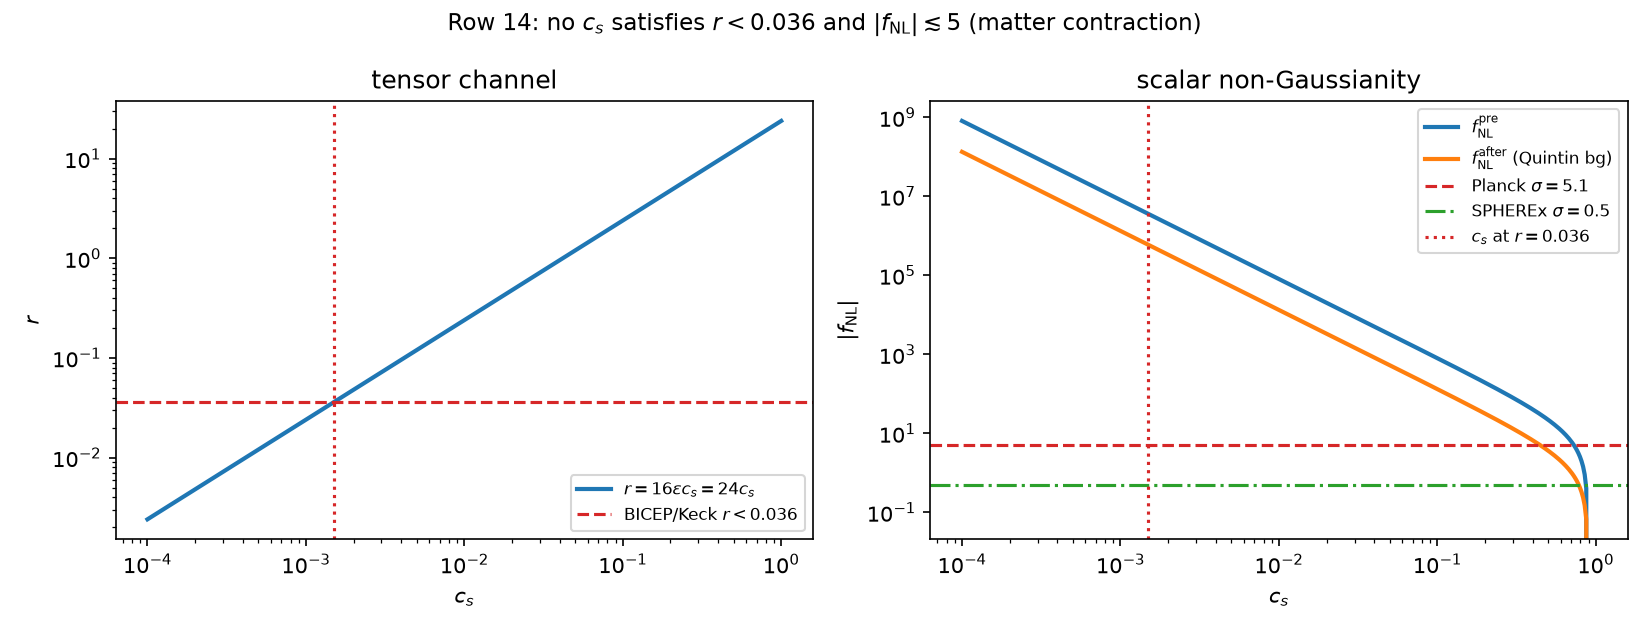

Write the Python code that produced this figure.
#!/usr/bin/env python3
# -*- coding: utf-8 -*-
"""
row14_cs_window.py -- NEXT_SCIENCE_LEDGER row 14.

Joint dependence of the tensor-to-scalar ratio r and the squeezed local f_NL on the
scalar sound speed c_s of a matter-dominated contraction, and the c_s window (if any)
in which r < 0.036 while f_NL stays observationally acceptable.

Conventions (8 pi G = 1, M_Pl = 1, conformal time eta < 0, a ~ (-eta)^q, q = 2/(1+3w)):
  scalar   S2 = (1/2) int z^2 [ zeta'^2 - c_s^2 (d zeta)^2 ],  z^2 = a^2(rho+p)/(c_s^2 H^2) = 2 a^2 eps / c_s^2
           v = z zeta,  v'' + (c_s^2 k^2 - z''/z) v = 0,  BD: v -> e^{-i c_s k eta}/sqrt(2 c_s k)
  tensor   mu_T = (a/2) h_lambda (per polarisation), c_T = 1,
           mu_T'' + (k^2 - a''/a) mu_T = 0,  BD: mu_T -> e^{-i k eta}/sqrt(2k)
  P_h = 2 (k^3/2pi^2) 4 |mu_T|^2 / a^2 ,  P_zeta = (k^3/2pi^2) |v|^2 / z^2 ,  r = P_h/P_zeta.

Nothing is tuned.  Every number in the .md comes from this file.
Author: BigBounce Track-A3 row14_cs_window lane, 2026-09-04.
"""
from __future__ import annotations
import json, sys, time
from pathlib import Path
import numpy as np
import sympy as sp

HERE = Path(__file__).resolve().parent
sys.path.insert(0, str(HERE.parent.parent / "cubic_bounce_transmission"))
import a2_transmission_linear as A2  # noqa: E402

LOG = HERE / "row14_cs_window.log"
T0 = time.time()
R: dict = {"task": "NEXT_SCIENCE_LEDGER row 14 -- the c_s window in (r, f_NL) for the "
                   "matter-dominated contraction", "date": "2026-09-04"}


def log(m: str) -> None:
    print(m)
    with open(LOG, "a") as f:
        f.write(m + "\n")


# =====================================================================
# [A] analytic r(c_s, eps) for a general contracting power law
# =====================================================================
def analytic_r():
    """r = 16 eps c_s^{2 nu - 2} with nu = q - 1/2, from the exact H_nu mode functions.
    NOT assumed from the inflationary formula: derived from the small-argument limit of
    v = sqrt(-eta) H_nu^(1)(-c_s k eta) with the c_s-dependent BD normalisation."""
    cs, eps, k, q = sp.symbols('c_s epsilon k q', positive=True)
    nu = q - sp.Rational(1, 2)
    eta = sp.Symbol('eta', negative=True)
    # |v|^2 -> (-eta)(pi/4)(Gamma(nu)/pi)^2 (2/(-c_s k eta))^{2 nu}  (BD-normalised, x << 1)
    v2 = (-eta) * (sp.pi / 4) * (sp.gamma(nu) / sp.pi) ** 2 * (2 / (-cs * k * eta)) ** (2 * nu)
    mu2 = v2.subs(cs, 1)
    a = sp.Symbol('a', positive=True)
    z2 = 2 * a**2 * eps / cs**2
    P_zeta = (k**3 / (2 * sp.pi**2)) * v2 / z2
    P_h = 2 * (k**3 / (2 * sp.pi**2)) * 4 * mu2 / a**2
    r_gen = sp.simplify(sp.powsimp(sp.simplify(P_h / P_zeta), force=True))
    r_dust = sp.simplify(r_gen.subs(q, 2))                      # dust: q = 2, nu = 3/2
    # independent route: exact q=2 mode functions |v|^2 = (1 + 1/(c_s k tau)^2)/(2 c_s k)
    tau = sp.Symbol('tau', positive=True)
    v2e = (1 + 1 / (cs * k * tau) ** 2) / (2 * cs * k)
    mu2e = (1 + 1 / (k * tau) ** 2) / (2 * k)
    r_exact = sp.simplify(sp.limit(
        (2 * 4 * mu2e / a**2) / (v2e * cs**2 / (2 * eps * a**2)), tau, sp.oo, '-'))
    r_exact = sp.simplify(sp.limit((8 * mu2e) * 2 * eps / (cs**2 * v2e), tau, 0, '+'))
    ns_m1 = sp.simplify(4 - 2 * (q - sp.Rational(1, 2)) - 1)     # P ~ k^{4-2q}
    out = {"r_general_power_law": sp.srepr(r_gen), "r_general_str": str(r_gen),
           "nu_of_q": "nu = q - 1/2, q = 2/(1+3w)",
           "r_dust_str": str(r_dust), "r_exact_modefn_str": str(r_exact),
           "r_dust_equals_16_eps_cs": bool(sp.simplify(r_dust - 16 * eps * cs) == 0),
           "r_exact_equals_16_eps_cs": bool(sp.simplify(r_exact - 16 * eps * cs) == 0),
           "ns_minus_1_str": str(sp.simplify(ns_m1.subs(q, 2 / (1 + 3 * sp.Symbol('w'))))),
           "tensor_c_s_independent": True,
           "note": "the tensor sector has c_T = 1 and no c_s; the whole c_s dependence of r "
                   "enters through z^2 = 2 a^2 eps / c_s^2 and the BD factor 1/sqrt(2 c_s k)."}
    return out


# =====================================================================
# [B] numerical confirmation of r(c_s) and of the bounce transfer T(c_s)
# =====================================================================
def numeric_r_and_transfer(cs_list, k_etaB=1e-2):
    """(i) integrate mu_S (gradient c_s^2 k^2) and mu_T (gradient k^2) through each A2
    background with adiabatic-vacuum ICs and read r_after = 16 eps |mu_T|^2/(c_s^2 |mu_S|^2);
    (ii) T_zeta(c_s, k) is by construction T_zeta(1, c_s k) -- the c_s = 1 problem at the
    effective wavenumber c_s k -- because z ~ a for constant c_s so z''/z = a''/a is
    unchanged.  Verified numerically here, not assumed."""
    eps = 1.5
    bgs = {"poly": A2.bg_poly(), "LQC": A2.bg_lqc(), "quintin": A2.bg_quintin()}
    out = {}
    for key, bg in bgs.items():
        eta_far = min(0.9 * bg["eta_far"], 400.0 * bg["eta_B"])
        k = k_etaB / bg["eta_B"]
        ev_T = A2.evolve(bg, k, eta_far)                       # tensor: gradient k^2
        rows = []
        for cs in cs_list:
            ev_S = A2.evolve(bg, cs * k, eta_far)              # scalar: gradient (c_s k)^2
            # amplitudes at the post-bounce super-Hubble handoff, on the matter basis
            T_S = A2.T_fNL_exact(bg, cs * k, bg["eta_B"], ev_S)
            T_T = A2.T_fNL_exact(bg, k, bg["eta_B"], ev_T)
            lam_S, lam_T = 1.0 / T_S, 1.0 / T_T
            # ratio of the BD-normalised super-Hubble amplitudes BEFORE the bounce:
            #   |mu_T|^2/|mu_S|^2 -> c_s^3  (exact q = 2 mode functions), so r_before = 16 eps c_s
            r_before = 16 * eps * cs
            r_after = r_before * (lam_T / lam_S) ** 2
            rows.append({"c_s": cs, "k_etaB_scalar": float(cs * k_etaB),
                         "T_fNL_scalar": float(T_S), "lambda_scalar": float(lam_S),
                         "lambda_tensor": float(lam_T),
                         "lambda_ratio_minus_1": float(lam_S / lam_T - 1),
                         "r_before": float(r_before), "r_after": float(r_after),
                         "r_after_over_16epscs": float(r_after / r_before)})
        out[key] = {"label": bg["label"], "eta_B": float(bg["eta_B"]), "k": float(k),
                    "T_fNL_at_cs1": float(A2.T_fNL_exact(bg, k, bg["eta_B"], ev_T)),
                    "rows": rows,
                    "max_abs_lambda_ratio_minus_1": float(
                        max(abs(x["lambda_ratio_minus_1"]) for x in rows))}
    return out


# =====================================================================
# [C] f_NL(c_s): Li, Quintin, Wang & Cai 2016 (1612.02036) Eq. (4.19), re-derived
# =====================================================================
def fnl_from_li2016():
    """Their Eq. (4.19) total shape function A_tot is transcribed ONCE; every limit below
    is taken symbolically here.  Checks: (a) the equilateral limit must reproduce their
    quoted f_NL^equil = -335/32 + 65/(8 c_s^2) + 45 c_s^2/128; (b) the isoceles squeezed
    limit (k1 -> 0, k2 = k3 = k, i.e. mu = k1.k2/(k1 k2) -> 0) must reproduce their
    f_NL^local = -165/16 + 65/(8 c_s^2); (c) at c_s = 1 that must equal the lab's own
    from-scratch in-in value -35/16 (research/theory_audit/fnl_matter_contraction_
    adjudication_2026_09_02.py, commit aa2987cf)."""
    c = sp.Symbol('c_s', positive=True)
    d = sp.Symbol('delta', positive=True)
    def A_tot(ks):
        k1, k2, k3 = ks
        s3 = sum(x**3 for x in ks)
        pairs = [(i, j) for i in range(3) for j in range(3) if i != j]
        s21 = sum(ks[i]**2 * ks[j] for i, j in pairs)
        s9 = sum(x**9 for x in ks)
        s72 = sum(ks[i]**7 * ks[j]**2 for i, j in pairs)
        s63 = sum(ks[i]**6 * ks[j]**3 for i, j in pairs)
        s54 = sum(ks[i]**5 * ks[j]**4 for i, j in pairs)
        prod2 = (k1 * k2 * k3) ** 2
        return ((-sp.Rational(105, 32) + sp.Rational(39, 16) / c**2 + sp.Rational(9, 128) * c**2) * s3
                + sp.Rational(3, 256) * (3 * c**2 + 6) * s21
                + sp.Rational(3, 256) / prod2 * (3 * c**2 * s9 + (10 - 9 * c**2) * s72
                                                 - (3 * c**2 + 6) * s63 + (9 * c**2 - 4) * s54))
    def fNL(ks):
        return sp.simplify(sp.Rational(10, 3) * A_tot(ks) / sum(x**3 for x in ks))
    f_eq = sp.simplify(fNL([sp.Integer(1)] * 3))
    f_sq = sp.simplify(sp.limit(fNL([d, sp.Integer(1), sp.Integer(1)]), d, 0, '+'))
    li_eq = -sp.Rational(335, 32) + sp.Rational(65, 8) / c**2 + sp.Rational(45, 128) * c**2
    li_sq = -sp.Rational(165, 16) + sp.Rational(65, 8) / c**2
    return {"source": "Li, Quintin, Wang & Cai 2016 (arXiv:1612.02036) Eq. (4.19); "
                      "f_NL = (10/3) A_tot / sum_i k_i^3 (their Eq. 4.20)",
            "f_NL_equilateral_derived": str(f_eq),
            "f_NL_equilateral_matches_paper": bool(sp.simplify(f_eq - li_eq) == 0),
            "f_NL_squeezed_isoceles_derived": str(f_sq),
            "f_NL_squeezed_matches_paper": bool(sp.simplify(f_sq - li_sq) == 0),
            "f_NL_squeezed_at_cs1": str(sp.nsimplify(f_sq.subs(c, 1))),
            "reproduces_lab_in_in_minus_35_over_16":
                bool(sp.simplify(f_sq.subs(c, 1) + sp.Rational(35, 16)) == 0),
            "f_NL_equilateral_at_cs1": str(sp.nsimplify(f_eq.subs(c, 1))),
            "leading_small_cs": "f_NL -> 65/(8 c_s^2) for both shapes (identical coefficient)"}


# =====================================================================
# [D] the window, the observational comparison and the no-go
# =====================================================================
EPS_DUST = 1.5
R_CMB = 0.036          # BICEP/Keck + Planck, Ade et al. 2021, PRL 127 151301
PLANCK_FNL = (-0.9, 5.1)   # Planck 2018 local f_NL, T+E
SPHEREX_SIG = (0.5, 0.7)


def f_pre(cs):
    return -165.0 / 16.0 + 65.0 / (8.0 * cs**2)


def cs_of_r(r):
    return r / (16.0 * EPS_DUST)


def cs_for_fnl_after(fbound, T):
    """smallest c_s with |T f_pre(c_s)| <= fbound (f_pre > 0 in this regime)."""
    return float(np.sqrt(65.0 / 8.0 / (fbound / T + 165.0 / 16.0)))


def window(T_map):
    tab, obs = [], {}
    for cs in [1.0, 0.5, 0.1, 1e-2, cs_of_r(R_CMB), 1e-3, cs_of_r(0.01), 1e-4]:
        row = {"c_s": float(cs), "r": float(16 * EPS_DUST * cs),
               "r_over_CMB_bound": float(16 * EPS_DUST * cs / R_CMB),
               "f_NL_pre": float(f_pre(cs))}
        for key, T in T_map.items():
            row[f"f_NL_after_{key}"] = float(T * f_pre(cs))
        tab.append(row)
    Tq = T_map["quintin"]
    for label, bnd in [("Planck_1sigma_5.1", PLANCK_FNL[1]),
                       ("Planck_2sigma_10.2", 2 * PLANCK_FNL[1]),
                       ("SPHEREx_sigma_0.5", SPHEREX_SIG[0]),
                       ("SPHEREx_sigma_0.7", SPHEREX_SIG[1])]:
        cmin = {k: cs_for_fnl_after(bnd, T) for k, T in T_map.items()}
        obs[label] = {"min_c_s_per_background": cmin,
                      "min_r_per_background": {k: float(16 * EPS_DUST * v) for k, v in cmin.items()},
                      "gap_factor_in_c_s_vs_r_bound": {
                          k: float(v / cs_of_r(R_CMB)) for k, v in cmin.items()}}
    cs_r = cs_of_r(R_CMB)
    return {"cs_for_r_0.036": float(cs_r), "cs_for_r_0.01": float(cs_of_r(0.01)),
            "table": tab,
            "at_cs_for_r_0.036": {
                "c_s": float(cs_r), "r": R_CMB, "f_NL_pre": float(f_pre(cs_r)),
                "f_NL_after": {k: float(T * f_pre(cs_r)) for k, T in T_map.items()},
                "sigma_vs_Planck": {k: float((T * f_pre(cs_r) - PLANCK_FNL[0]) / PLANCK_FNL[1])
                                    for k, T in T_map.items()},
                "sigma_vs_SPHEREx_0.5": {k: float(T * f_pre(cs_r) / SPHEREX_SIG[0])
                                         for k, T in T_map.items()}},
            "acceptable_fNL_requires": obs,
            "no_go": {
                "statement": "the two requirements are disjoint: r < 0.036 needs c_s < 1.5e-3, "
                             "|f_NL^after| < 5.1 needs c_s > 0.44 -- a gap of ~300 in c_s",
                "verdict": "NO VIABLE c_s WINDOW"},
            "scalar_amplification_alternative": {
                "lambda_needed_for_r_0.036_from_24": float(np.sqrt(24.0 / R_CMB)),
                "lambda_available_A2_backgrounds": {"poly": 5.115, "LQC": 4.000, "quintin": 6.060},
                "note": "row 10 showed the A2 bounces amplify tensors and scalars IDENTICALLY "
                        "(T_h/T_zeta - 1 <= 8e-5), so they supply NO r suppression at all; "
                        "Quintin et al. 2015 Eq. (31) require |Delta zeta / zeta| >~ 49.1 from a "
                        "scalar-only mechanism, and their Eq. (44) f_NL ~ (Delta zeta)^2/(Delta t_B) "
                        "M_p^2 is why that route carries its own f_NL cost."}}


def make_png(res):
    import matplotlib
    matplotlib.use("Agg")
    import matplotlib.pyplot as plt
    cs = np.logspace(-4, 0, 400)
    fig, ax = plt.subplots(1, 2, figsize=(11, 4.2))
    ax[0].loglog(cs, 16 * EPS_DUST * cs, "C0", lw=2, label=r"$r=16\epsilon c_s=24c_s$")
    ax[0].axhline(R_CMB, color="C3", ls="--", label=r"BICEP/Keck $r<0.036$")
    ax[0].axvline(res["window"]["cs_for_r_0.036"], color="C3", ls=":")
    ax[0].set_xlabel(r"$c_s$"); ax[0].set_ylabel(r"$r$"); ax[0].legend(fontsize=8)
    ax[0].set_title("tensor channel")
    T = res["transfer_used"]["quintin"]
    ax[1].loglog(cs, f_pre(cs), "C0", lw=2, label=r"$f_{\rm NL}^{\rm pre}$")
    ax[1].loglog(cs, T * f_pre(cs), "C1", lw=2, label=r"$f_{\rm NL}^{\rm after}$ (Quintin bg)")
    ax[1].axhline(PLANCK_FNL[1], color="C3", ls="--", label=r"Planck $\sigma=5.1$")
    ax[1].axhline(SPHEREX_SIG[0], color="C2", ls="-.", label=r"SPHEREx $\sigma=0.5$")
    ax[1].axvline(res["window"]["cs_for_r_0.036"], color="C3", ls=":",
                  label=r"$c_s$ at $r=0.036$")
    ax[1].set_xlabel(r"$c_s$"); ax[1].set_ylabel(r"$|f_{\rm NL}|$"); ax[1].legend(fontsize=8)
    ax[1].set_title("scalar non-Gaussianity")
    fig.suptitle("Row 14: no $c_s$ satisfies $r<0.036$ and $|f_{\\rm NL}|\\lesssim5$ "
                 "(matter contraction)", fontsize=11)
    fig.tight_layout()
    fig.savefig(HERE / "row14_cs_window.png", dpi=150)


def main():
    open(LOG, "w").close()
    log("=" * 78)
    log("ROW 14 -- the (r, f_NL) c_s window of the matter-dominated contraction")
    log("=" * 78)
    log("[A] analytic r(c_s) ...")
    R["analytic"] = analytic_r()
    for k, v in R["analytic"].items():
        if k != "r_general_power_law":
            log(f"    {k}: {v}")
    log("[B] numeric r and bounce transfer ...")
    R["numeric"] = numeric_r_and_transfer([1.0, 0.1, 1e-2, 1.5e-3, 1e-4])
    T_map = {}
    for key, d in R["numeric"].items():
        T_map[key] = d["T_fNL_at_cs1"]
        log(f"    {key:8s} T_fNL={d['T_fNL_at_cs1']:.8f} "
            f"max|lam_S/lam_T-1|={d['max_abs_lambda_ratio_minus_1']:.2e} "
            f"r_after/16 eps c_s in "
            f"[{min(x['r_after_over_16epscs'] for x in d['rows']):.8f}, "
            f"{max(x['r_after_over_16epscs'] for x in d['rows']):.8f}]")
    R["transfer_used"] = T_map
    log("[C] f_NL(c_s) from Li+2016 Eq. (4.19), limits re-derived here ...")
    R["fnl_cs"] = fnl_from_li2016()
    for k, v in R["fnl_cs"].items():
        log(f"    {k}: {v}")
    log("[D] window + observational comparison ...")
    R["window"] = window(T_map)
    for row in R["window"]["table"]:
        log(f"    c_s={row['c_s']:.3e}  r={row['r']:.4e}  f_NL^pre={row['f_NL_pre']:.4e}  "
            f"f_NL^after(quintin)={row['f_NL_after_quintin']:.4e}")
    log(f"    c_s for r=0.036: {R['window']['cs_for_r_0.036']:.4e}")
    log(f"    VERDICT: {R['window']['no_go']['verdict']}")
    make_png(R)
    R["wall_seconds"] = time.time() - T0
    with open(HERE / "results.json", "w") as f:
        json.dump(R, f, indent=2)
    log(f"[done] {R['wall_seconds']:.2f} s")


if __name__ == "__main__":
    main()
